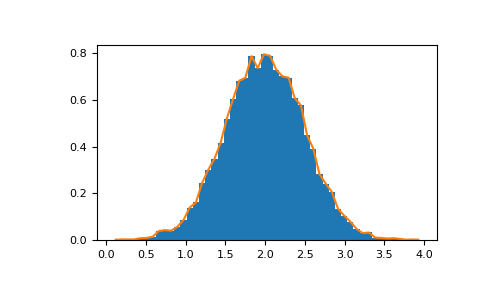

Write Python code to recreate this figure.
import numpy as np
rg = np.random.default_rng(1)
import matplotlib.pyplot as plt
# Build a vector of 10000 normal deviates with variance 0.5^2 and mean 2
mu, sigma = 2, 0.5
v = rg.normal(mu,sigma,10000)
# Plot a normalized histogram with 50 bins
plt.hist(v, bins=50, density=1)       # matplotlib version (plot)
# Compute the histogram with numpy and then plot it
(n, bins) = np.histogram(v, bins=50, density=True)  # NumPy version (no plot)
plt.plot(.5*(bins[1:]+bins[:-1]), n)
